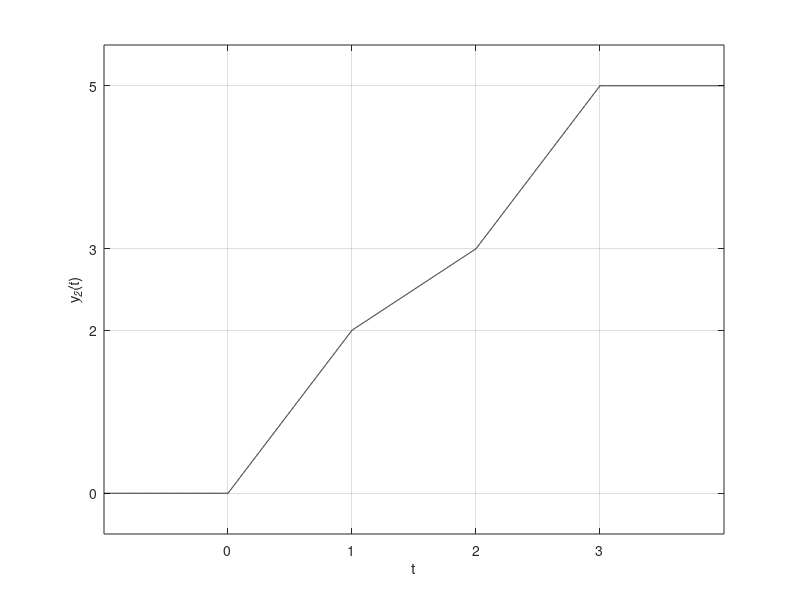

Write the MATLAB code that produced this figure.
%%% L&G 1.7-17 %%%

u = @(t) 1.0*(t>=0); y1 = @(t) t.*(u(t)-u(t-1))+u(t-1);
t = -1:.001: 4; y2 = @(t) 2*y1(t)+y1(t-1)+2*y1(t-2);
plot(t,y2(t),'k-'); xlabel('t'); ylabel('y_2(t)'); grid on;
set(gca,'xtick',[0 1 2 3],'ytick',[0 2 3 5]); axis([-1 4 -.5 5.5]);